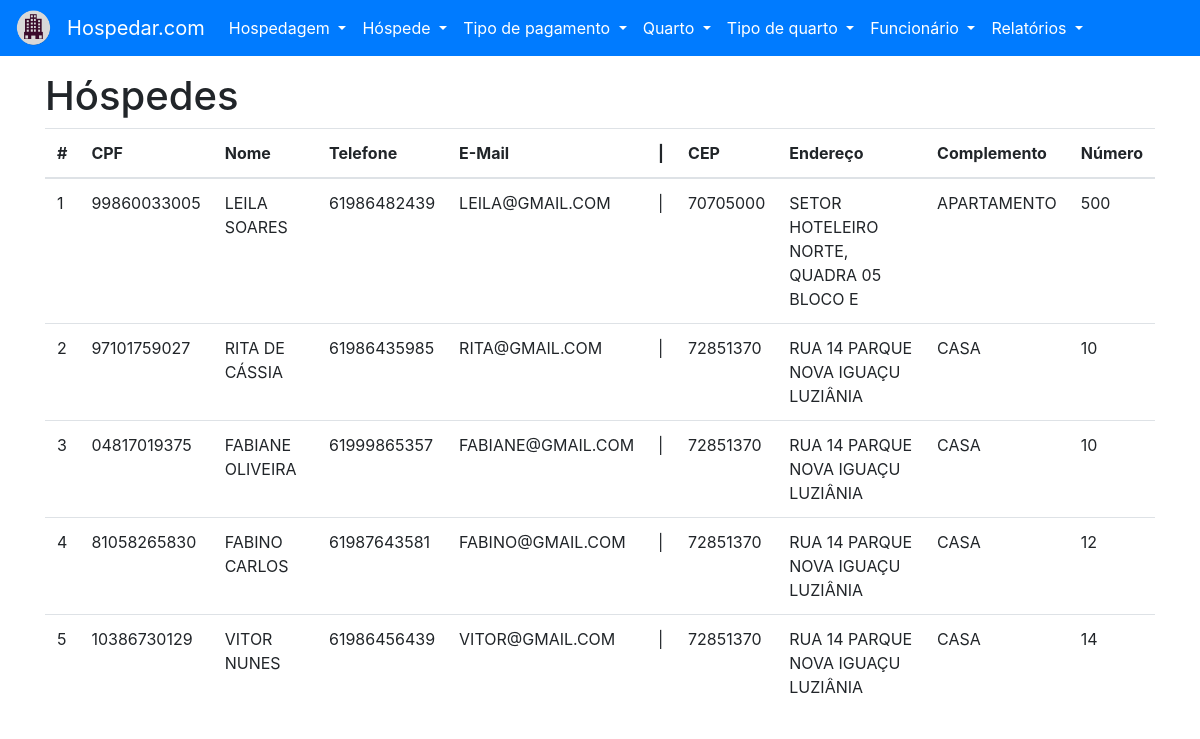
/hospede/listar, run on the app's committed database.
### tables this page shows
CREATE TABLE "HOSPEDE" (
	"ID_HOSPEDE" INTEGER NOT NULL PRIMARY KEY AUTOINCREMENT UNIQUE,
	"NU_CPF" CHAR(11) NOT NULL UNIQUE,
	"NO_HOSPEDE" VARCHAR(64) NOT NULL,
	"NU_TELEFONE" CHAR(11) NOT NULL UNIQUE,
	"NO_EMAIL" VARCHAR(32) NOT NULL UNIQUE,
	"ID_ENDERECO" INTEGER NOT NULL,

	FOREIGN KEY ("ID_ENDERECO") REFERENCES "ENDERECO" ("ID_ENDERECO")
);

CREATE TABLE "ENDERECO" (
	"ID_ENDERECO" INTEGER NOT NULL PRIMARY KEY AUTOINCREMENT UNIQUE,
	"NU_CEP" CHAR(8) NOT NULL,
	"NO_ENDERECO" VARCHAR(64) NOT NULL,
	"NO_COMPLEMENTO" VARCHAR(32) NOT NULL,
	"NU_NUMERO" INTEGER NOT NULL
);

### project/backend/hospede/views.py (the view)
def listar():
    with HospedeEnderecoView(DATABASE_URL) as db:
        hospedes = db.select_all()
    return render_template('hospede-listar.html', hospedes=hospedes)

### project/backend/main/models.py (called while the page is built)
    def __enter__(self):
        self.open()
        return self

    def __exit__(self, exc_type, exc_val, exc_tb):
        self.close()

    @property
    def cursor(self):
        return self._cursor

    def open(self):
        self._connection = sqlite3.connect(self.url)
        self._cursor = self._connection.cursor()

    def close(self):
        self._connection.close()

    def cursor_to_dict(self, cursors: Iterable):
        return [dict(zip(self.__tablecolumns__, cursor)) for cursor in cursors]

    def select_all(self):
        if self._connection:
            return self.cursor_to_dict(self.cursor.execute(f'SELECT * FROM "{self.__tablename__}" ;'))
        raise ProgrammingError('ProgrammingError: Cannot operate on a closed database.')

### project/frontend/templates/hospede-listar.html (shortened to what this page needs)
{% extends 'base.html' %}
{% from 'macros.html' import flash %}
{% block content %}
    <h1>Hóspedes</h1>
    <table class="table">
        <thead>
        <tr>
            <th scope="col">#</th>
            <th scope="col">CPF</th>
            <th scope="col">Nome</th>
            <th scope="col">Telefone</th>
            <th scope="col">E-Mail</th>
            <th scope="col"> | </th>
            <th scope="col">CEP</th>
            <th scope="col">Endereço</th>
            <th scope="col">Complemento</th>
            <th scope="col">Número</th>
        </tr>
        </thead>
        <tbody>
        {% for hospede in hospedes %}
            <tr>
                <td scope="row">{{ hospede['ID_HOSPEDE'] }}</td>
                <td>{{ hospede['NU_CPF'] }}</td>
                <td>{{ hospede['NO_HOSPEDE'] }}</td>
                <td>{{ hospede['NU_TELEFONE'] }}</td>
                <td>{{ hospede['NO_EMAIL'] }}</td>
                <td> | </td>
                <td>{{ hospede['NU_CEP'] }}</td>
                <td>{{ hospede['NO_ENDERECO'] }}</td>
                <td>{{ hospede['NO_COMPLEMENTO'] }}</td>
                <td>{{ hospede['NU_NUMERO'] }}</td>
            </tr>
        {% endfor %}
        </tbody>
    </table>
{% endblock content%}

### data on the page
HOSPEDE: ID_HOSPEDE "1", NU_CPF "99860033005", NO_HOSPEDE "LEILA SOARES", NU_TELEFONE "61986482439", NO_EMAIL "LEILA@GMAIL.COM", NU_CEP "70705000", NO_ENDERECO "SETOR HOTELEIRO NORTE, QUADRA 05 BLOCO E", NO_COMPLEMENTO "APARTAMENTO", NU_NUMERO "500"
HOSPEDE: ID_HOSPEDE "2", NU_CPF "97101759027", NO_HOSPEDE "RITA DE CÁSSIA", NU_TELEFONE "61986435985", NO_EMAIL "RITA@GMAIL.COM", NU_CEP "72851370", NO_ENDERECO "RUA 14 PARQUE NOVA IGUAÇU LUZIÂNIA", NO_COMPLEMENTO "CASA", NU_NUMERO "10"
HOSPEDE: ID_HOSPEDE "3", NU_CPF "04817019375", NO_HOSPEDE "FABIANE OLIVEIRA", NU_TELEFONE "61999865357", NO_EMAIL "FABIANE@GMAIL.COM", NU_CEP "72851370", NO_ENDERECO "RUA 14 PARQUE NOVA IGUAÇU LUZIÂNIA", NO_COMPLEMENTO "CASA", NU_NUMERO "10"
HOSPEDE: ID_HOSPEDE "4", NU_CPF "81058265830", NO_HOSPEDE "FABINO CARLOS", NU_TELEFONE "61987643581", NO_EMAIL "FABINO@GMAIL.COM", NU_CEP "72851370", NO_ENDERECO "RUA 14 PARQUE NOVA IGUAÇU LUZIÂNIA", NO_COMPLEMENTO "CASA", NU_NUMERO "12"
HOSPEDE: ID_HOSPEDE "5", NU_CPF "10386730129", NO_HOSPEDE "VITOR NUNES", NU_TELEFONE "61986456439", NO_EMAIL "VITOR@GMAIL.COM", NU_CEP "72851370", NO_ENDERECO "RUA 14 PARQUE NOVA IGUAÇU LUZIÂNIA", NO_COMPLEMENTO "CASA", NU_NUMERO "14"
